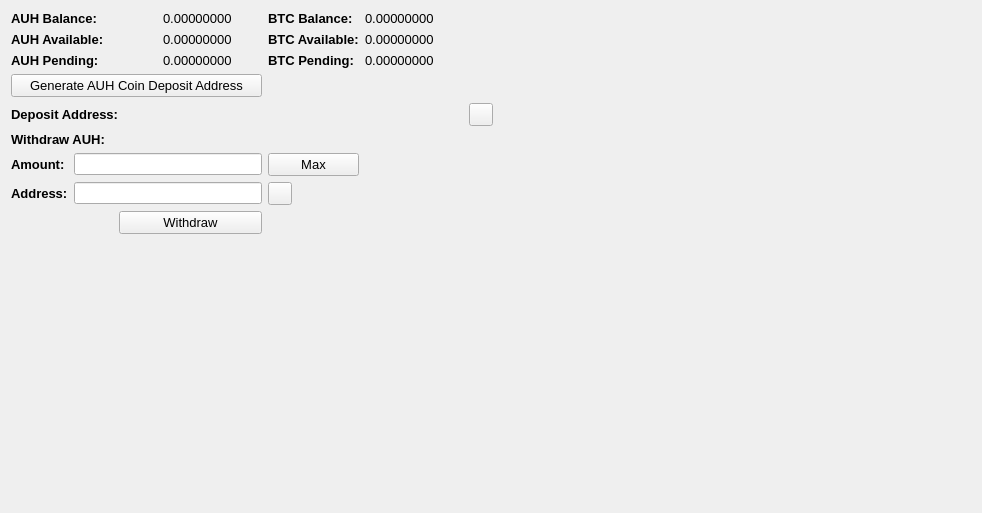
     <widget class="QWidget" name="BalanceTab">
      <attribute name="title">
       <string>Balance</string>
      </attribute>
      <layout class="QGridLayout" name="gridLayout_2">
       <item row="0" column="0" colspan="2">
        <widget class="QLabel" name="label_11">
         <property name="font">
          <font>
           <pointsize>10</pointsize>
           <weight>75</weight>
           <bold>true</bold>
          </font>
         </property>
         <property name="text">
          <string>AUH Balance:</string>
         </property>
        </widget>
       </item>
       <item row="0" column="3">
        <widget class="QLabel" name="AUHBalanceLabel">
         <property name="font">
          <font>
           <pointsize>10</pointsize>
          </font>
         </property>
         <property name="text">
          <string>0.00000000</string>
         </property>
         <property name="textInteractionFlags">
          <set>Qt::LinksAccessibleByMouse|Qt::TextSelectableByMouse</set>
         </property>
        </widget>
       </item>
       <item row="0" column="4">
        <widget class="QLabel" name="label_12">
         <property name="font">
          <font>
           <pointsize>10</pointsize>
           <weight>75</weight>
           <bold>true</bold>
          </font>
         </property>
         <property name="text">
          <string>BTC Balance:</string>
         </property>
        </widget>
       </item>
       <item row="0" column="5">
        <widget class="QLabel" name="BitcoinBalanceLabel">
         <property name="font">
          <font>
           <pointsize>10</pointsize>
          </font>
         </property>
         <property name="text">
          <string>0.00000000</string>
         </property>
         <property name="textInteractionFlags">
          <set>Qt::LinksAccessibleByMouse|Qt::TextSelectableByMouse</set>
         </property>
        </widget>
       </item>
       <item row="0" column="7" rowspan="10">
        <spacer name="horizontalSpacer_4">
         <property name="orientation">
          <enum>Qt::Horizontal</enum>
         </property>
         <property name="sizeHint" stdset="0">
          <size>
           <width>478</width>
           <height>488</height>
          </size>
         </property>
        </spacer>
       </item>
       <item row="1" column="0" colspan="2">
        <widget class="QLabel" name="label_13">
         <property name="font">
          <font>
           <pointsize>10</pointsize>
           <weight>75</weight>
           <bold>true</bold>
          </font>
         </property>
         <property name="text">
          <string>AUH Available:</string>
         </property>
        </widget>
       </item>
       <item row="1" column="3">
        <widget class="QLabel" name="AUHAvailableLabel_2">
         <property name="font">
          <font>
           <pointsize>10</pointsize>
          </font>
         </property>
         <property name="text">
          <string>0.00000000</string>
         </property>
         <property name="textInteractionFlags">
          <set>Qt::LinksAccessibleByMouse|Qt::TextSelectableByMouse</set>
         </property>
        </widget>
       </item>
       <item row="1" column="4">
        <widget class="QLabel" name="label_15">
         <property name="font">
          <font>
           <pointsize>10</pointsize>
           <weight>75</weight>
           <bold>true</bold>
          </font>
         </property>
         <property name="text">
          <string>BTC Available:</string>
         </property>
        </widget>
       </item>
       <item row="1" column="5">
        <widget class="QLabel" name="BitcoinAvailableLabel">
         <property name="font">
          <font>
           <pointsize>10</pointsize>
          </font>
         </property>
         <property name="text">
          <string>0.00000000</string>
         </property>
         <property name="textInteractionFlags">
          <set>Qt::LinksAccessibleByMouse|Qt::TextSelectableByMouse</set>
         </property>
        </widget>
       </item>
       <item row="2" column="0" colspan="2">
        <widget class="QLabel" name="label_14">
         <property name="font">
          <font>
           <pointsize>10</pointsize>
           <weight>75</weight>
           <bold>true</bold>
          </font>
         </property>
         <property name="text">
          <string>AUH Pending:</string>
         </property>
        </widget>
       </item>
       <item row="2" column="3">
        <widget class="QLabel" name="AUHPendingLabel">
         <property name="font">
          <font>
           <pointsize>10</pointsize>
          </font>
         </property>
         <property name="text">
          <string>0.00000000</string>
         </property>
         <property name="textInteractionFlags">
          <set>Qt::LinksAccessibleByMouse|Qt::TextSelectableByMouse</set>
         </property>
        </widget>
       </item>
       <item row="2" column="4">
        <widget class="QLabel" name="label_31">
         <property name="font">
          <font>
           <pointsize>10</pointsize>
           <weight>75</weight>
           <bold>true</bold>
          </font>
         </property>
         <property name="text">
          <string>BTC Pending:</string>
         </property>
        </widget>
       </item>
       <item row="2" column="5">
        <widget class="QLabel" name="BitcoinPendingLabel">
         <property name="font">
          <font>
           <pointsize>10</pointsize>
          </font>
         </property>
         <property name="text">
          <string>0.00000000</string>
         </property>
         <property name="textInteractionFlags">
          <set>Qt::LinksAccessibleByMouse|Qt::TextSelectableByMouse</set>
         </property>
        </widget>
       </item>
       <item row="3" column="0" colspan="4">
        <widget class="QPushButton" name="GenDepositBTN">
         <property name="font">
          <font>
           <pointsize>10</pointsize>
          </font>
         </property>
         <property name="text">
          <string>Generate AUH Coin Deposit Address</string>
         </property>
        </widget>
       </item>
       <item row="4" column="0" colspan="3">
        <widget class="QLabel" name="label_33">
         <property name="font">
          <font>
           <pointsize>10</pointsize>
           <weight>75</weight>
           <bold>true</bold>
          </font>
         </property>
         <property name="text">
          <string>Deposit Address:</string>
         </property>
        </widget>
       </item>
       <item row="4" column="3" colspan="3">
        <widget class="QLabel" name="DepositAddressLabel">
         <property name="minimumSize">
          <size>
           <width>300</width>
           <height>0</height>
          </size>
         </property>
         <property name="palette">
          <palette>
           <active>
            <colorrole role="WindowText">
             <brush brushstyle="SolidPattern">
              <color alpha="255">
               <red>0</red>
               <green>0</green>
               <blue>0</blue>
              </color>
             </brush>
            </colorrole>
            <colorrole role="Text">
             <brush brushstyle="SolidPattern">
              <color alpha="255">
               <red>0</red>
               <green>0</green>
               <blue>255</blue>
              </color>
             </brush>
            </colorrole>
           </active>
           <inactive>
            <colorrole role="WindowText">
             <brush brushstyle="SolidPattern">
              <color alpha="255">
               <red>0</red>
               <green>0</green>
               <blue>0</blue>
              </color>
             </brush>
            </colorrole>
            <colorrole role="Text">
             <brush brushstyle="SolidPattern">
              <color alpha="255">
               <red>0</red>
               <green>0</green>
               <blue>255</blue>
              </color>
             </brush>
            </colorrole>
           </inactive>
           <disabled>
            <colorrole role="WindowText">
             <brush brushstyle="SolidPattern">
              <color alpha="255">
               <red>120</red>
               <green>120</green>
               <blue>120</blue>
              </color>
             </brush>
            </colorrole>
            <colorrole role="Text">
             <brush brushstyle="SolidPattern">
              <color alpha="255">
               <red>120</red>
               <green>120</green>
               <blue>120</blue>
              </color>
             </brush>
            </colorrole>
           </disabled>
          </palette>
         </property>
         <property name="font">
          <font>
           <pointsize>10</pointsize>
           <weight>75</weight>
           <bold>true</bold>
          </font>
         </property>
         <property name="text">
          <string/>
         </property>
         <property name="alignment">
          <set>Qt::AlignRight|Qt::AlignTrailing|Qt::AlignVCenter</set>
         </property>
         <property name="textInteractionFlags">
          <set>Qt::LinksAccessibleByMouse|Qt::TextSelectableByKeyboard|Qt::TextSelectableByMouse</set>
         </property>
        </widget>
       </item>
       <item row="4" column="6">
        <widget class="QToolButton" name="DepositCopyButton">
         <property name="toolTip">
          <string>Copy to clipboard</string>
         </property>
         <property name="text">
          <string/>
         </property>
         <property name="icon">
          <iconset resource="../bitcoin.qrc">
           <normaloff>:/icons/editcopy</normaloff>:/icons/editcopy</iconset>
         </property>
         <property name="shortcut">
          <string>Alt+P</string>
         </property>
        </widget>
       </item>
       <item row="5" column="0" colspan="2">
        <widget class="QLabel" name="label_34">
         <property name="font">
          <font>
           <pointsize>10</pointsize>
           <weight>75</weight>
           <bold>true</bold>
          </font>
         </property>
         <property name="text">
          <string>Withdraw AUH:</string>
         </property>
        </widget>
       </item>
       <item row="6" column="0">
        <widget class="QLabel" name="label_26">
         <property name="font">
          <font>
           <pointsize>10</pointsize>
           <weight>75</weight>
           <bold>true</bold>
          </font>
         </property>
         <property name="text">
          <string>Amount:</string>
         </property>
        </widget>
       </item>
       <item row="6" column="1" colspan="3">
        <widget class="QLineEdit" name="WithdrawUnitsInput">
         <property name="font">
          <font>
           <pointsize>9</pointsize>
           <weight>75</weight>
           <bold>true</bold>
          </font>
         </property>
         <property name="text">
          <string/>
         </property>
        </widget>
       </item>
       <item row="6" column="4">
        <widget class="QPushButton" name="Withdraw_Max_Amount">
         <property name="font">
          <font>
           <pointsize>10</pointsize>
          </font>
         </property>
         <property name="text">
          <string>Max</string>
         </property>
        </widget>
       </item>
       <item row="7" column="0">
        <widget class="QLabel" name="label_10">
         <property name="font">
          <font>
           <pointsize>10</pointsize>
           <weight>75</weight>
           <bold>true</bold>
          </font>
         </property>
         <property name="text">
          <string>Address:</string>
         </property>
        </widget>
       </item>
       <item row="7" column="1" colspan="3">
        <widget class="QLineEdit" name="WithdrawAddress">
         <property name="font">
          <font>
           <pointsize>9</pointsize>
           <weight>75</weight>
           <bold>true</bold>
          </font>
         </property>
        </widget>
       </item>
       <item row="7" column="4">
        <widget class="QToolButton" name="WithdrawPasteButton">
         <property name="toolTip">
          <string>Paste from clipboard</string>
         </property>
         <property name="text">
          <string/>
         </property>
         <property name="icon">
          <iconset resource="../bitcoin.qrc">
           <normaloff>:/icons/editpaste</normaloff>:/icons/editpaste</iconset>
         </property>
         <property name="shortcut">
          <string>Alt+P</string>
         </property>
        </widget>
       </item>
       <item row="8" column="2" colspan="2">
        <widget class="QPushButton" name="WithdrawUnitsBtn">
         <property name="font">
          <font>
           <pointsize>10</pointsize>
          </font>
         </property>
         <property name="text">
          <string>Withdraw</string>
         </property>
        </widget>
       </item>
       <item row="9" column="0" colspan="6">
        <spacer name="verticalSpacer">
         <property name="orientation">
          <enum>Qt::Vertical</enum>
         </property>
         <property name="sizeHint" stdset="0">
          <size>
           <width>428</width>
           <height>262</height>
          </size>
         </property>
        </spacer>
       </item>
      </layout>
      <zorder>label_31</zorder>
      <zorder>label_15</zorder>
      <zorder>label_12</zorder>
      <zorder>label_14</zorder>
      <zorder>label_13</zorder>
      <zorder>label_11</zorder>
      <zorder>BitcoinBalanceLabel</zorder>
      <zorder>AUHBalanceLabel</zorder>
      <zorder>AUHAvailableLabel_2</zorder>
      <zorder>AUHPendingLabel</zorder>
      <zorder>BitcoinAvailableLabel</zorder>
      <zorder>BitcoinPendingLabel</zorder>
      <zorder>label_33</zorder>
      <zorder>GenDepositBTN</zorder>
      <zorder>DepositAddressLabel</zorder>
      <zorder>Withdraw_Max_Amount</zorder>
      <zorder>label_34</zorder>
      <zorder>WithdrawUnitsInput</zorder>
      <zorder>label_10</zorder>
      <zorder>label_26</zorder>
      <zorder>WithdrawAddress</zorder>
      <zorder>WithdrawUnitsBtn</zorder>
      <zorder>horizontalSpacer_4</zorder>
      <zorder>verticalSpacer</zorder>
      <zorder>WithdrawPasteButton</zorder>
      <zorder>DepositCopyButton</zorder>
     </widget>
